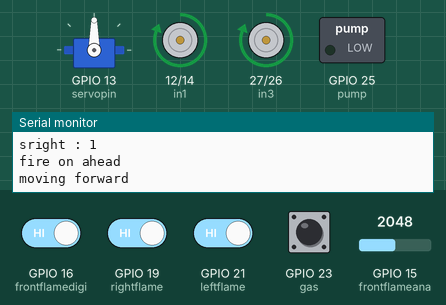
The sketch below on a simulated ESP32. Parts: servo, motor-driver pin pairs drawn as motors (green arrow = first pin HIGH = forward, orange = second pin HIGH = backward, longer = more drive), switched loads named in the sketch (green lamp = pin HIGH), the last lines printed to the serial monitor. The inputs (shaded band) are chosen by the test bench; at power-on: GPIO 16 (frontflamedigi), GPIO 19 (rightflame), GPIO 21 (leftflame), GPIO 23 (gas) HIGH, GPIO 15 (frontflameana) = 2048.

Above: at 2.7 s.
2.8 s: GPIO 15 (frontflameana) set to 547
4.3 s: GPIO 15 (frontflameana) set to 447
At 5.34 s:
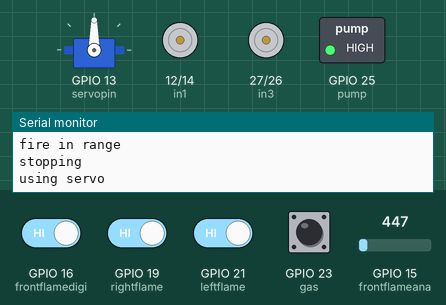
10.3 s: GPIO 15 (frontflameana) set to 540
At 10.53 s:
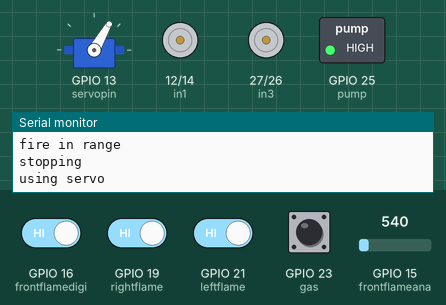
13.3 s: GPIO 15 (frontflameana) set to 491
At 13.64 s:
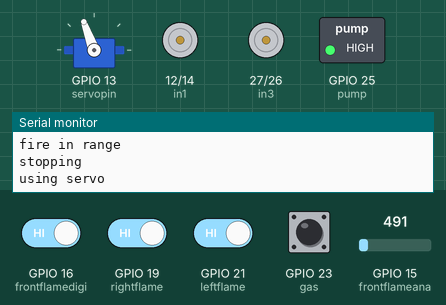
Timing chart, 0 to 17.3 s (numbered marks = the images above; inputs shaded):
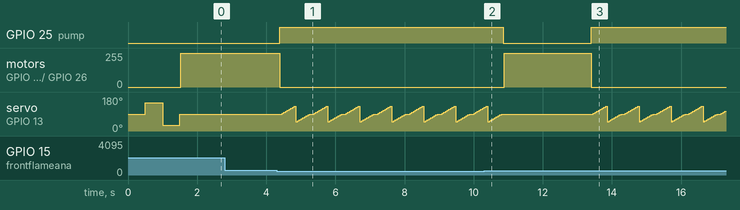

Measured:
- the behaviour switches between 500 and 499 on GPIO 15 (frontflameana) (found by bisection; images 0 and 1)
- after the input at 4.3 s, GPIO 25 (pump): LOW → HIGH after 0.10 s; motor on GPIO 12 (in1) / GPIO 14 (in2): forward 255/255 → stopped after 0.10 s
- after the input at 10.3 s, GPIO 25 (pump): HIGH → LOW after 0.56 s; motor on GPIO 12 (in1) / GPIO 14 (in2), motor on GPIO 27 (in3) / GPIO 26 (in4): stopped → forward 255/255 after 0.58 s; servo on GPIO 13 (servopin): goes on until 10.8 s, then stays 90°
- after the input at 13.3 s, GPIO 25 (pump): LOW → HIGH after 0.10 s; motor on GPIO 12 (in1) / GPIO 14 (in2): forward 255/255 → stopped after 0.10 s

The sketch:

newFireFighting.ino
```cpp
#include<ESP32Servo.h>

Servo servo;

#define in1 12 //Motor1 L298 Pin in1
#define in2 14 //Motor1 L298 Pin in2
#define in3 27 //Motor2 L298 Pin in3
#define in4 26 //Motor2 L298 Pin in4
#define rightflame 19
#define frontflameana 15
#define frontflamedigi 16
#define leftflame 21
#define servopin 13
#define pump 25
#define gas 23

int sright, sleft, sfrontana, sfrontdigi;

void setup()
{ // put your setup code here, to run once
  Serial.begin(9600); // start serial communication at 9600bps
  pinMode(rightflame, INPUT);// declare fire sensor pin as input
  pinMode(frontflamedigi, INPUT);
  pinMode(frontflameana, INPUT);// declare fire sensor pin as input
  pinMode(leftflame, INPUT);// declare fire sensor pin as input
  pinMode(in1, OUTPUT); // declare as output for L298 Pin in1
  pinMode(in2, OUTPUT); // declare as output for L298 Pin in2
  pinMode(in3, OUTPUT); // declare as output for L298 Pin in3
  pinMode(in4, OUTPUT); // declare as output for L298 Pin in4
  pinMode(pump, OUTPUT);
  pinMode(gas, INPUT);
  servo.attach(servopin);
  servo.write(90);
  delay(500);
  servo.write(150);
  delay(500);
  servo.write(30);
  delay(500);
  servo.write(90);
}
void loop()
{
  if(!digitalRead(gas))
  {
    Serial.println("gas");
  }

  sright = digitalRead(rightflame);
  sfrontana = analogRead(frontflameana);
  sfrontdigi = digitalRead(frontflamedigi);
  sleft = digitalRead(leftflame);

  Serial.print("analog : ");
  Serial.println(sfrontana);
  Serial.print("digitla : ");
  Serial.println(sfrontdigi);
  Serial.print("sleft : ");
  Serial.println(sleft);
  Serial.print("sright : ");
  Serial.println(sright);

  if(sfrontana<500)
  {
    Serial.println("fire in range");
    Stop();
    digitalWrite(pump, 1);
    servoPulse();

  }

  else if(sright==0 && sfrontdigi == 0)
  {
    Serial.println("fire on right");
    turnRight();
    delay(500);
  }

  else if(sleft==0 && sfrontdigi==0)
  {
    Serial.println("fire on left");
    turnLeft();
    delay(500);
  }

  else if(sfrontana>=501 && sfrontana<=3000)
  {
    Serial.println("fire on ahead");
    digitalWrite(pump, 0);
    forward();
  }
  else
  {
    digitalWrite(pump, LOW);
    Serial.println("nothing");
  }
}

void servoPulse ()
{
  Serial.println("using servo");
  for(int i = 90; i<=130; i+=5)
  {
    servo.write(i);
    delay(50);
  }
  for(int i = 130; i<=50; i-=5)
  {
    servo.write(i);
    delay(50);
  }
  for(int i = 50; i<=90; i+=5)
  {
    servo.write(i);
    delay(50);
  }
}
void forward()
{
  Serial.println("moving forward");
  digitalWrite(in1, HIGH); //Right Motor forward Pin
  digitalWrite(in2, LOW); //Right Motor backward Pin
  digitalWrite(in3, HIGH); //Left Motor backward Pin
  digitalWrite(in4, LOW); //Left Motor forward Pin
}
void backward()
{
  Serial.println("moving backward");
  digitalWrite(in1, LOW); //Right Motor forward Pin
  digitalWrite(in2, HIGH); //Right Motor backward Pin
  digitalWrite(in3, LOW); //Left Motor backward Pin
  digitalWrite(in4, HIGH); //Left Motor forward Pin
}
void turnRight()
{
  Serial.println("turning right");
  digitalWrite(in1, HIGH); //Right Motor forward Pin
  digitalWrite(in2, LOW); //Right Motor backward Pin
  digitalWrite(in3, LOW); //Left Motor backward Pin
  digitalWrite(in4, HIGH); //Left Motor forward Pin
}
void turnLeft()
{
  Serial.println("turning left");
  digitalWrite(in1, LOW); //Right Motor forward Pin
  digitalWrite(in2, HIGH); //Right Motor backward Pin
  digitalWrite(in3, HIGH); //Left Motor backward Pin
  digitalWrite(in4, LOW); //Left Motor forward Pin
}
void Stop()
{
  Serial.println("stopping");
  digitalWrite(in1, LOW); //Right Motor forward Pin
  digitalWrite(in2, LOW); //Right Motor backward Pin
  digitalWrite(in3, LOW); //Left Motor backward Pin
  digitalWrite(in4, LOW); //Left Motor forward Pin
}
```
